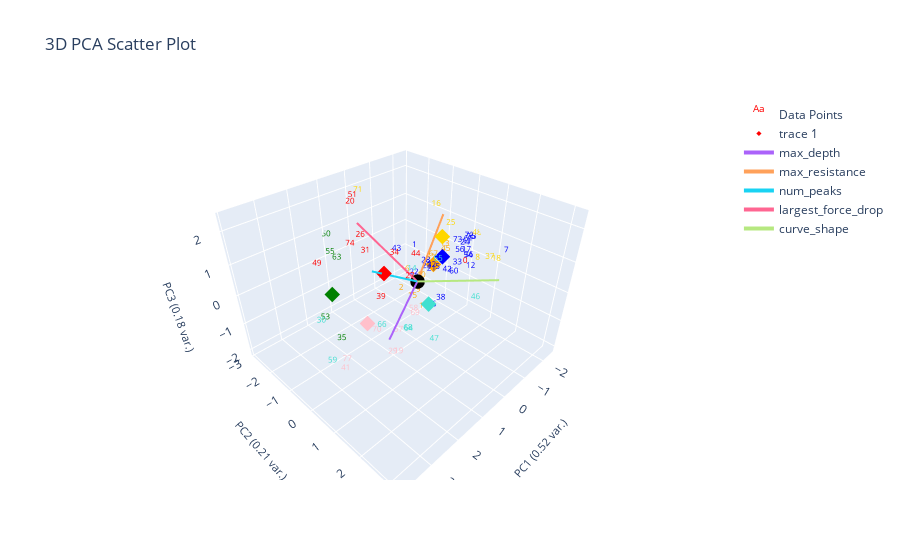

The code cell stored with this chart in its notebook:
### Markdown cell above
# Clustering data with ES-D removed

### Code cell
# should labels be fixed or not
removed_dark_labeled_data = marions_labeled_data[marions_labeled_data[ylabel_name] != 'ES-D'].copy()
# print('ES-D' in removed_dark_labeled_data['marions_ylabels_2'].values)
removed_dark_label_centroids = find_labels_centroids(removed_dark_labeled_data, ylabel_to_cluster_num, ylabel_name)
removed_dark_pseudo_data = find_closest_centroid(data_features, removed_dark_label_centroids, ylabel_name)
# print(print('ES-D' in removed_dark_pseudo_data['pseudo_marions_ylabels_2'].values))
changed_ylabel_idxs = find_changed_ylabel_data(removed_dark_labeled_data, removed_dark_pseudo_data, ylabel_name)
corrected_removed_dark_pseudo_data = correct_pseudo_ylabels_to_actual(removed_dark_pseudo_data, marions_labeled_data, ylabel_name, changed_ylabel_idxs)
# print(corrected_removed_dark_pseudo_data)
plotting.plot_clusters_seperately(corrected_removed_dark_pseudo_data[f'pseudo_{ylabel_name}_nums'], curve_data, ylabel_name, cluster_category_names=list(ylabel_to_cluster_num.keys()), pseudo_corrections=removed_dark_labeled_data)
# print(removed_dark_label_centroids)
plotting.plot_pca(corrected_removed_dark_pseudo_data, corrected_removed_dark_pseudo_data[f'pseudo_{ylabel_name}_nums'], 3, graph_title="", ylabel_name=ylabel_name, centroids=removed_dark_label_centroids)

### Figure 1 — Plotly figure (JSON) as saved in the notebook; plotly's stock layout.template omitted (floating-point values rounded to 4 significant figures)
{"data": [{"mode": "text", "name": "Data Points", "text": ["0", "1", "2", "3", "4", "5", "6", "7", "8", "9", "10", "11", "12", "13", "14", "15", "16", "17", "18", "19", "20", "21", "22", "23", "24", "25", "26", "27", "28", "29", "30", "31", "32", "33", "34", "35", "36", "37", "38", "39", "40", "41", "42", "43", "44", "45", "46", "47", "48", "49", "50", "51", "52", "53", "54", "55", "56", "57", "58", "59", "60", "61", "62", "63", "64", "65", "66", "67", "68", "69", "70", "71", "72", "73", "74", "75", "76", "77"], "textfont": {"color": ["red", "blue", "orange", "blue", "red", "blue", "orange", "blue", "gold", "orange", "orange", "blue", "blue", "orange", "turquoise", "orange", "gold", "blue", "gold", "pink", "red", "blue", "blue", "blue", "blue", "gold", "red", "red", "blue", "pink", "turquoise", "red", "blue", "blue", "red", "green", "blue", "gold", "blue", "red", "orange", "pink", "blue", "blue", "red", "orange", "turquoise", "turquoise", "gold", "red", "green", "red", "orange", "green", "blue", "green", "blue", "pink", "pink", "turquoise", "blue", "blue", "pink", "green", "turquoise", "turquoise", "turquoise", "orange", "turquoise", "pink", "pink", "gold", "blue", "blue", "red", "blue", "blue", "pink"], "size": 8}, "type": "scatter3d", "x": [-1.233, -0.7734, 0.07805, -2.31, 1.74, -0.9559, -1.198, -1.772, -1.53, -0.377, -0.2349, -2.14, -1.183, -1.995, 1.275, -0.4026, -1.451, -1.868, -1.098, 1.182, 0.5963, -0.733, -0.2477, -0.7311, -2.154, -1.327, 1.137, 0.7081, -0.4433, 1.667, 3.803, 0.8954, -0.8618, -1.292, 1.048, 2.997, -1.333, -1.005, -0.1835, 1.956, -0.8069, 3.259, -0.8456, 0.3595, 0.821, -1.649, 1.623, 1.435, -2.382, 2.88, 1.057, 1.203, -1.495, 2.631, -1.809, 1.333, -1.647, 0.6285, -0.07713, 3.86, -0.9216, -2.277, -0.8036, 1.538, 1.173, 0.5964, 1.998, -1.648, 1.272, 0.0497, 1.761, 0.6385, -2.338, -1.506, 1.407, -2.339, -0.3077, 3.078], "y": [0.76, -0.8841, -0.5916, 0.2406, 0.3841, -0.04468, -1.581, 1.746, 0.9808, -0.2961, 0.07943, 0.08934, 1.013, -0.6487, 1.007, -0.5607, -0.6339, 0.3177, 1.881, 0.4197, -2.155, -0.1261, -0.3689, -0.2933, 0.02188, 0.05704, -1.111, 0.3863, -0.08345, 0.6776, 0.635, -1.25, -0.2137, 0.4356, 0.1492, 0.1906, 0.7971, 1.725, 0.7763, 0.5826, -0.5914, 0.5673, 0.4137, -0.4924, 0.6921, -0.3374, 3.168, 1.955, 0.2718, -0.7138, -2.862, -1.277, -0.8083, -1.019, 0.4353, -2.347, 0.2262, -0.1538, -0.1979, 0.9722, 0.6129, 0.03028, -2.33, -1.744, 0.8098, 1.252, 0.6327, -0.8315, 0.8733, -0.009247, 0.1418, -1.745, 0.03224, 0.2135, -1.243, 0.09649, 0.3427, 0.4513], "z": [0.1447, 0.1882, -0.8515, 0.3157, 0.8553, -0.3172, -1.241, 0.7051, 0.2263, -1.011, -1.374, 0.1486, 0.1139, -0.186, 1.179, -1.402, 1.429, 0.06011, 0.7898, -2.086, 1.684, -0.3097, -0.326, -0.3003, 0.07967, 1.106, 1.226, 0.3742, 0.1357, -1.584, 0.8045, 0.5526, -0.2811, -0.08133, 1.165, -0.5339, 0.3249, 0.8218, -0.6345, 0.4452, -0.8159, -1.153, -0.1366, 0.7128, 1.268, -0.0962, 1.656, -0.4241, 0.4341, 1.275, 0.5064, 2.373, -0.5564, -0.7745, -0.07607, 0.2222, 0.1148, -1.941, -1.534, -0.165, -0.1481, 0.1672, -1.576, 0.3845, -0.9581, 1.269, -0.4272, -0.5121, -0.8342, -1.533, -1.047, 2.188, 0.2638, 0.5153, 1.006, 0.2361, -1.197, -1.042]}, {"marker": {"color": ["red", "gold", "blue", "green", "pink", "turquoise", "orange"], "size": 4, "symbol": "diamond"}, "mode": "markers", "type": "scatter3d", "x": [1.185, -1.15, -1.143, 2.056, 1.228, 1.406, -1.648], "y": [-0.1205, -0.1088, -0.05893, -1.358, -0.8814, 1.684, -0.8315], "z": [0.7729, 0.9886, 0.3254, -0.1044, -1.364, 0.8324, -0.5121]}, {"marker": {"color": "black", "size": 5}, "mode": "markers", "name": "Origin", "showlegend": false, "type": "scatter3d", "x": [0], "y": [0], "z": [0]}, {"line": {"width": 4}, "mode": "lines+text", "name": "max_depth", "textposition": "top center", "type": "scatter3d", "x": [0, 1.671], "y": [0, 0.5602], "z": [0, -0.8414]}, {"line": {"width": 4}, "mode": "lines+text", "name": "max_resistance", "textposition": "top center", "type": "scatter3d", "x": [0, -1.573], "y": [0, -0.4633], "z": [0, 1.441]}, {"line": {"width": 4}, "mode": "lines+text", "name": "num_peaks", "textposition": "top center", "type": "scatter3d", "x": [0, 1.54], "y": [0, -0.1927], "z": [0, 0.9662]}, {"line": {"width": 4}, "mode": "lines+text", "name": "largest_force_drop", "textposition": "top center", "type": "scatter3d", "x": [0, 1.165], "y": [0, -1.154], "z": [0, 1.885]}, {"line": {"width": 4}, "mode": "lines+text", "name": "curve_shape", "textposition": "top center", "type": "scatter3d", "x": [0, -0.008738], "y": [0, 2.665], "z": [0, 1.314]}], "layout": {"autosize": true, "scene": {"xaxis": {"title": {"font": {"size": 11}, "text": "PC1 (0.52 var.)"}}, "yaxis": {"title": {"font": {"size": 11}, "text": "PC2 (0.21 var.)"}}, "zaxis": {"title": {"font": {"size": 11}, "text": "PC3 (0.18 var.)"}}}, "title": {"text": "3D PCA Scatter Plot"}}}
